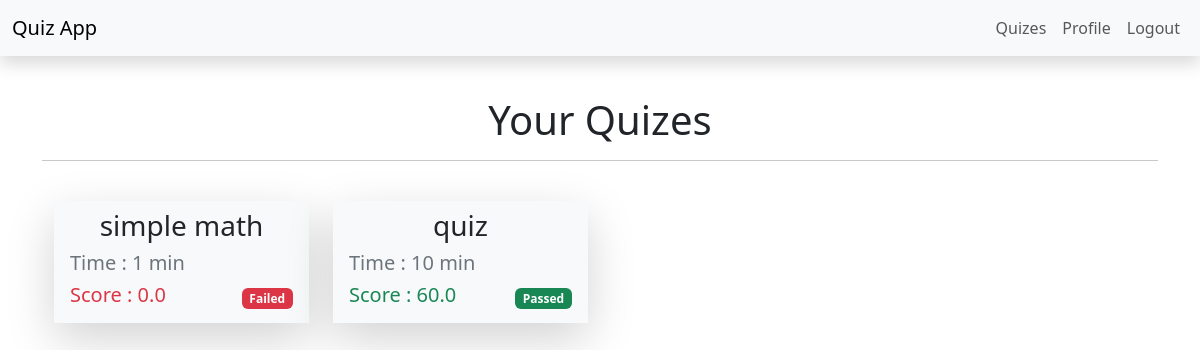
Page /accounts/profile/myQuizes (signed in) on the earlier database version.
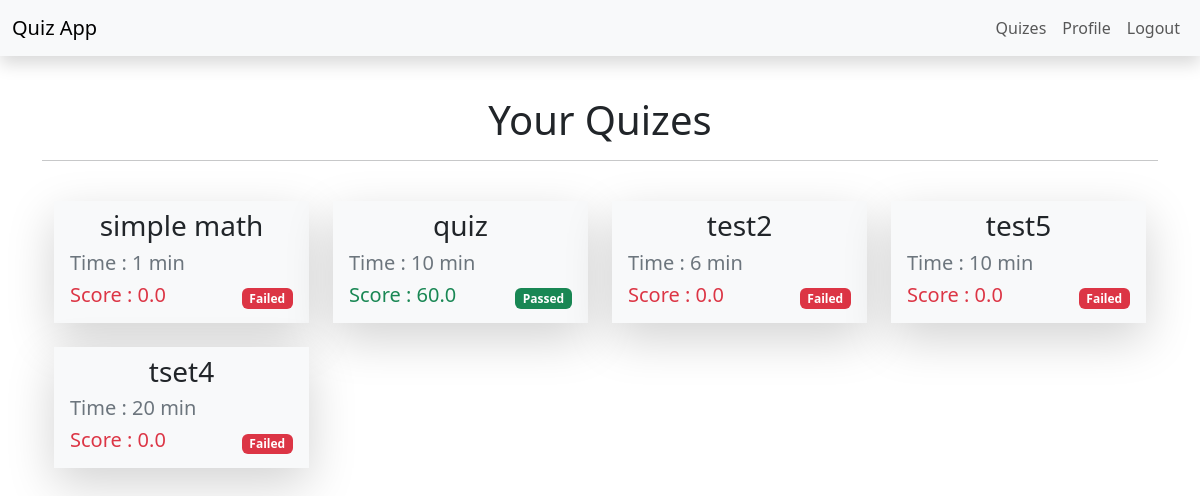
Same page on the later database version.
### result/models.py (models this page shows, shortened)
class Result(models.Model):
    user = models.ForeignKey(User,  on_delete=models.CASCADE)
    quiz = models.ForeignKey(Quizes,  on_delete=models.CASCADE)
    score = models.FloatField()

### quizes/models.py (models this page shows, shortened)
class Quizes(models.Model):
    name = models.CharField( max_length=150)
    topic = models.CharField( max_length=150)
    number_of_questions = models.IntegerField()
    time = models.IntegerField(help_text="duration of the quiz in minutes")
    required_scored_to_pass = models.IntegerField(help_text="required score in %")
    diffculity = models.CharField( max_length=6 , choices=DIFF_CSOICES)
    class Meta:
        verbose_name_plural = "Quizes"

### accounts/views.py (the view)
# urls.py: path('profile/myQuizes' , views.myQuizes , name='myQuizes'),
def myQuizes(request):
    quiz = Quizes.objects.filter(result__user=request.user)
    result = Result.objects.filter( user=request.user)
    context = {
        'quiz':quiz,
        'result':result
    }
    return render(request , 'profile/myQuizes.html' , context)

### accounts/templates/profile/myQuizes.html (shortened to what this page needs)
{% extends "base.html" %}
{% block content %}
<div class="h1 text-center pt-5">
    Your Quizes
</div>
<hr>
<div class="container ">
    <div class="row ">
        {% for quiz  in result %}
        <div class="col-md-6 col-xl-3 col-lg-4 gy-4 ">
            <div class="inner py-2 px-3 bg-light shadow-lg ">
                <h3 class="text-center">{{quiz.quiz.name}}</h3>
                <h5 class="text-secondary">Time : {{quiz.quiz.time}} min</h5>
                <div class="d-flex justify-content-between align-items-center">
                    <h5 class="{% if quiz.score >= quiz.quiz.required_scored_to_pass %} text-success {% else %} text-danger {% endif %}">Score : {{quiz.score}}</h5>
                    {% if quiz.score >= quiz.quiz.required_scored_to_pass %}
                        <span class="badge text-bg-success">Passed</span>
                        {% else %}
                        <span class="badge text-bg-danger">Failed</span>
                    {% endif %}
                </div>
            </div>
        </div>
        {% endfor %}
    </div>
</div>
{% endblock content %}

### templates/base.html (shortened to what this page needs)
{% load static %}
<!DOCTYPE html>
<html lang="en">
<head>
    <link rel="stylesheet" href="{% static 'css/all.min.css'%}">
    <link rel="stylesheet" href="{% static 'css/bootstrap.min.css'%}">
    <link rel="stylesheet" href="{% static 'css/style.css'%}">
</head>
<body>
    <nav class="navbar bg-light shadow  fixed-top navbar-expand-lg ">
  <div class="container-fluid">
    <a class="navbar-brand" href="/">Quiz App</a>
    <div class="collapse navbar-collapse" id="navbarSupportedContent">
      <ul class="navbar-nav ms-auto mb-2 mb-lg-0">
        <li class="nav-item">
          <a class="nav-link {% if request.path == '/' %}active2{% endif %}" aria-current="page" href="/">Quizes</a>
        </li>
        {% if user.is_authenticated %}
        <li class="nav-item">
          <a class="nav-link {% if request.path == '/accounts/profile/' %} active2 {% endif %}" href="{% url 'accounts:profile'%}">Profile</a>
        </li>
        <li class="nav-item">
          <a class="nav-link" href="{% url 'logout'%}">Logout</a>
        </li>
        {% endif %}
      </ul>
    </div>
  </div>
</nav>
    <div class="container mt-5 mt-3 ">
        {% block content %}
        {% endblock content %}
    </div>
</body>
</html>

### static/css/style.css (style rules this page uses)
* { margin: 0; padding: 0 }

Differences in the rows shown:
added Result: quiz.name "test2", quiz.time "6", score "0.0", shows "Failed"
added Result: quiz.name "test5", quiz.time "10", score "0.0", shows "Failed"
added Result: quiz.name "tset4", quiz.time "20", score "0.0", shows "Failed"
